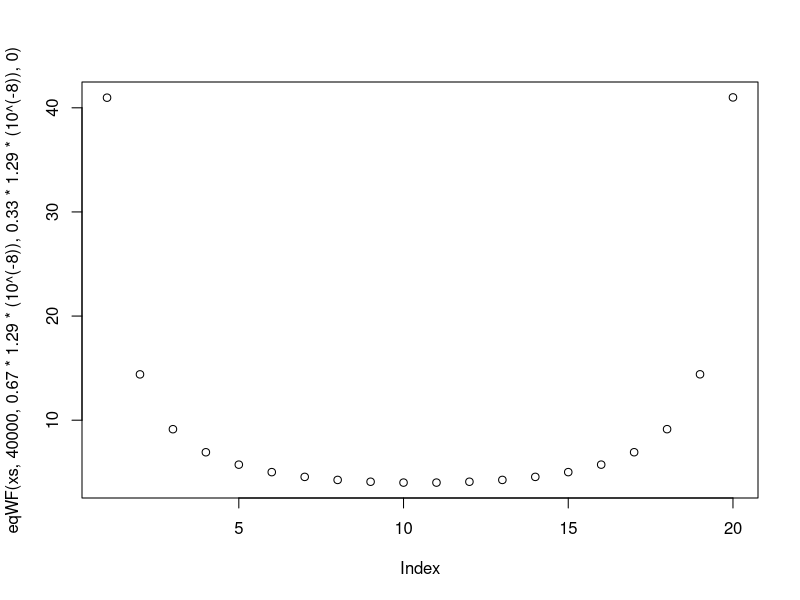
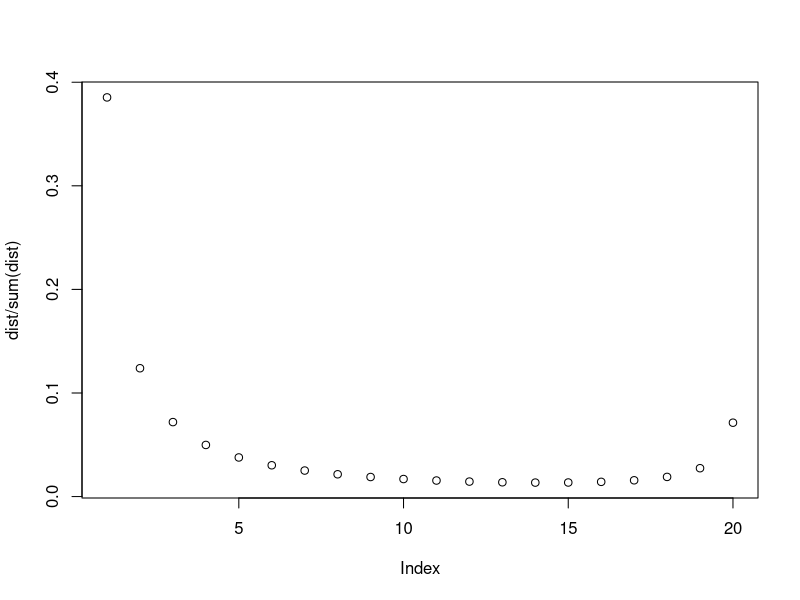
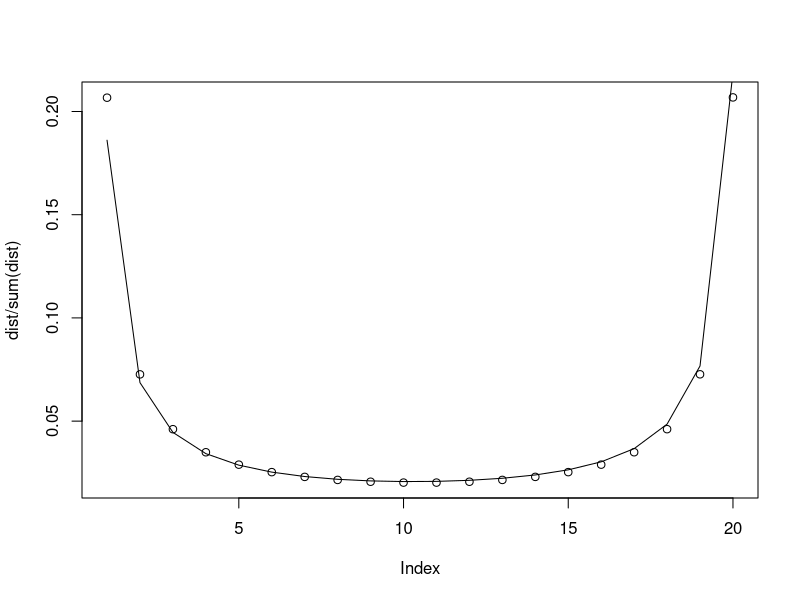

These figures' R source, in order: (Note: this script raises an error after producing the figures.)
nes=-2*0.8878121

eqWF <- function(x, ne, mrate1, mrate2, s){
  return((exp(x*ne*s))*(x**(ne*mrate1-1))*((1-x)**(ne*mrate2-1)))
}

xs = seq(0.025, 0.975, by = 0.05)

plot(eqWF(xs, 40000, 0.67*1.29*(10**(-8)),0.33*1.29*(10**(-8)),0))

dist=eqWF(xs, 40000, 0.67*1.29*(10**(-8)),0.33*1.29*(10**(-8)),nes/40000)

dist=eqWF(xs, 40000, 0,0,nes/40000)
plot(dist/sum(dist))

nes=0
dist=eqWF(xs, 40000, 0.67*1.29*(10**(-8)),0.33*1.29*(10**(-8)),nes/40000)
dist2=eqWF(xs, 40000, 11.61*(10**(-8)),0,nes/40000)
dist3=eqWF(xs, 40000, 5*11.61*(10**(-8)),0,nes/40000)
dist4=eqWF(xs, 40000, 110.61*(10**(-8)),0,nes/40000)
dist5=eqWF(xs, 40000, 1100.61*(10**(-8)),0,nes/40000)
plot(dist/sum(dist))
lines(dist4/sum(dist4))

df <- data.frame(freq = rep(xs,5),
                 dist = c(dist/sum(dist), dist2/sum(dist2), dist3/sum(dist3), dist4/sum(dist4), dist5/sum(dist5)),
                 SFS = c(rep("expected genome-wide (v; u)",20),rep("expected CpG (v; 10x u)",20),rep("v; 50x u",20),rep("v; 100x u",20),rep("v; 1000x u",20)))
df$SFS <- factor(df$SFS, levels = c("expected genome-wide (v; u)", "expected CpG (v; 10x u)", "v; 50x u", "v; 100x u", "v; 1000x u"))

aa <- ggplot(df, aes(x=freq, y=dist, fill=SFS)) + geom_bar(position="dodge", stat="identity") + theme_bw() + xlab("Frequency") +
      ylab("Proportion") +theme(legend.title = element_blank())
aa
ggsave("/Users/jura/Desktop/suppFig3.png", aa, width=15, height=8, units = "cm")
